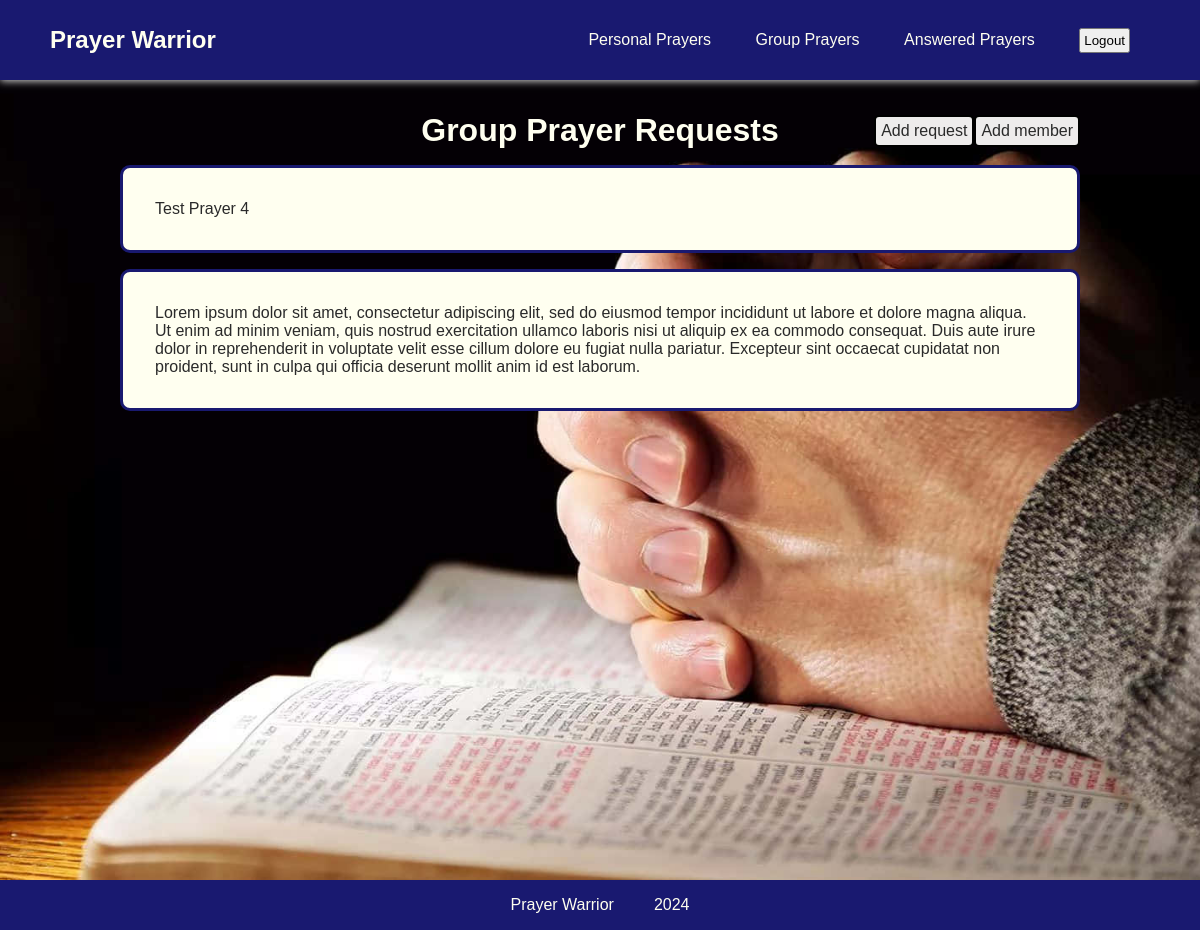
Before: /app/group-prayers/1/ (signed in) with the older database file.
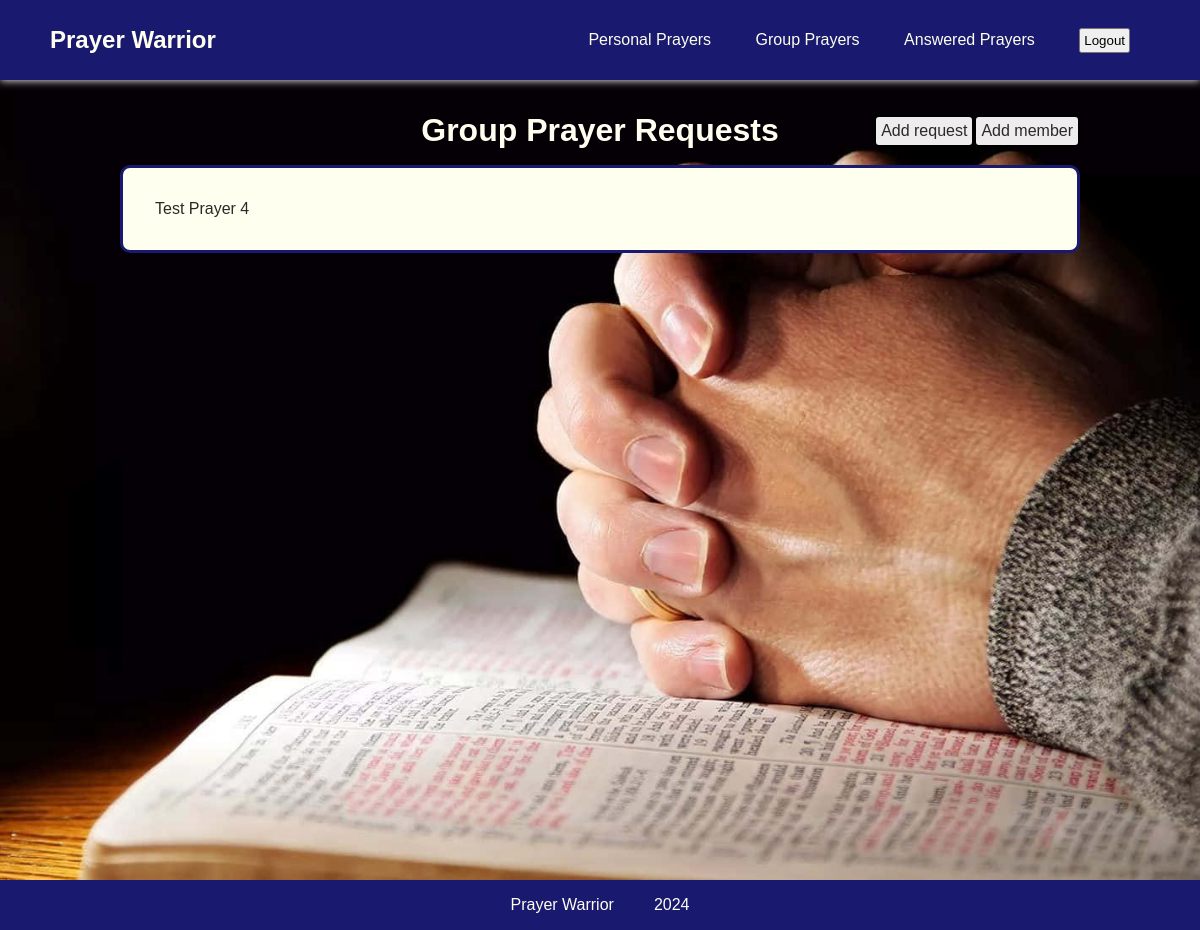
After: the same page with the newer database file.
### app/models.py (models this page shows, shortened)
class PrayerRequest(models.Model):
    datetime = models.DateTimeField(auto_now_add=True)
    user = models.ForeignKey(User, on_delete=models.CASCADE)
    content = models.TextField()
    answered = models.BooleanField(default=False)

### app/views.py (the view)
# urls.py: path("group-prayers/<pk>/", views.GroupDetailView.as_view(), name="group-detail"),
class GroupDetailView(LoginRequiredMixin, UserPassesTestMixin, generic.DetailView):
    model = Group
    login_url = reverse_lazy("login")
    template_name = "app/group-detail.html"
    def test_func(self):
        group_id = self.kwargs["pk"]
        return self.request.user.groups.filter(id=group_id).exists()
    def get_context_data(self, **kwargs):
        group_id = self.kwargs["pk"]
        context = super().get_context_data(**kwargs)
        prayer_keys = GroupPrayerManager.objects.filter(group=group_id)
        context["prayer_list"] = []
        for prayer_key in prayer_keys:
            context["prayer_list"].append(prayer_key.prayer_request)
        return context

### app/templates/app/group-detail.html
{% extends "app/navbar.html" %}
{% load static %}
{% block page-style %} <link rel="stylesheet" href="{% static 'app/group-detail.css' %}">{% endblock %}
{% block content %}
    <div class="page-container">
        <div class="header">
            <h1>Group Prayer Requests</h1>
            <div class="buttons">
                <a href="{% url 'app:prayer-request' %}" class="add-button">Add request</a>
                <a href="{% url 'app:add-member' group.id %}" class="add-button">Add member</a>
            </div>
        </div>
        {% if prayer_list %}
        <ul class="flex-container">
        {% for prayer in prayer_list %}
            <li class="prayer-request">{{ prayer.content }}</li>
        {% endfor %}
        </ul>
        {% else %}
            No prayer requests
        {% endif %}
    </div>
{% endblock %}

Changed rows visible on the page:
removed PrayerRequest: content "Lorem ipsum dolor sit amet, consectetur adipiscing elit, sed do eiusmod tempor incididunt ut labore et dolore magna aliqua. Ut enim ad minim veniam, quis nostrud exercitation ullamco laboris nisi ut aliquip ex ea commodo consequat. Duis aute irure dolor in reprehenderit in voluptate velit esse cillum dolore eu fugiat nulla pariatur. Excepteur sint occaecat cupidatat non proident, sunt in culpa qui officia deserunt mollit anim id est laborum."
